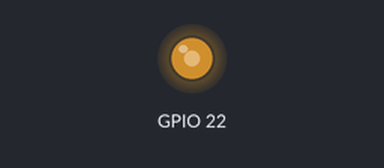
The sketch below on a simulated ESP32. Shown: output pins drawn as LEDs (lit = HIGH).

Above: at 0.05 s.
At 5.8 s:
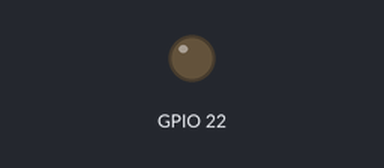
Timing chart, 0 to 7.5 s (numbered marks = the images above):
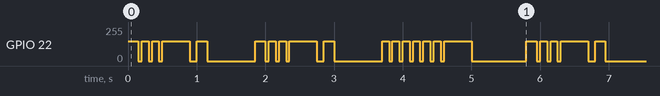

Measured:
- by itself, GPIO 22: moves between 0/255 and 150/255, repeating every 5.8 s

The sketch:

la-cucaracha.ino
```cpp
/**
 *
 * Playing part of Cucaracha song
 * A buzzer must be plug in to VCC and GPIO22
 * This code use pwm to make buzzer work, alternate PWM at 0 and 150
 *
**/

int pos = 0;
int val = 0;
int note[] = { 150, 50, 100, 50, 100, 50, 400, 100, 150, 700, 150, 50, 100, 50, 100, 50, 400, 100, 150, 700, 100, 50, 100, 50, 100, 50, 100, 50, 100, 50, 100, 50, 400 };
int sizeOfArray = sizeof(note) / sizeof(note[0]);

void setup() {
  Serial.begin(115200);
  pinMode(22, OUTPUT);
}

void loop() {
  if (pos >= sizeOfArray) {
    analogWrite(22, 0);
    delay(800);
    pos = 0;
    val = 0;
  }
  if (val == 0) {
    val = 150;
  } else {
    val = 0;
  }
  analogWrite(22, val);
  delay(note[pos]);
  pos++;
}
```
